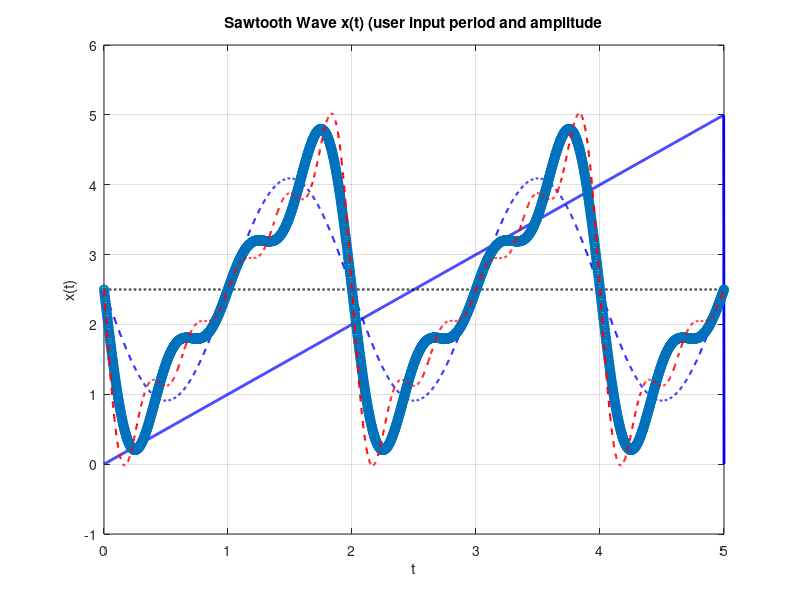
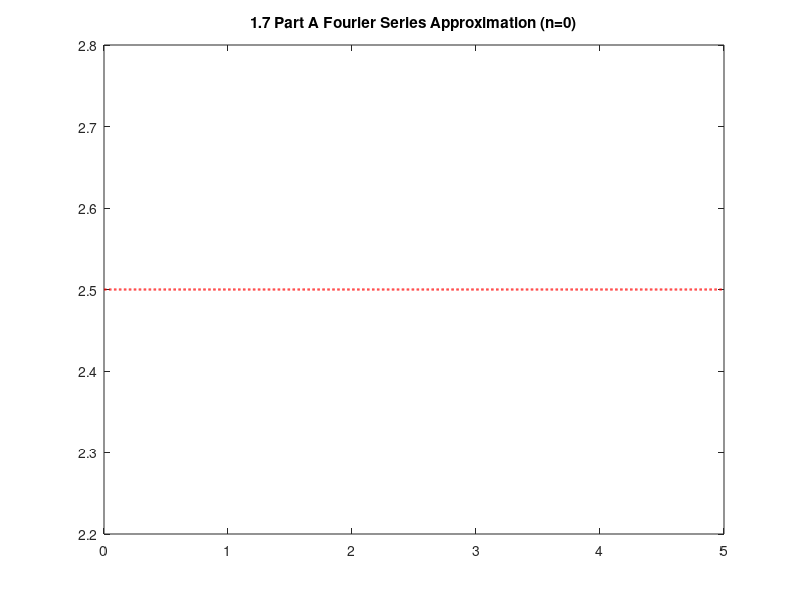
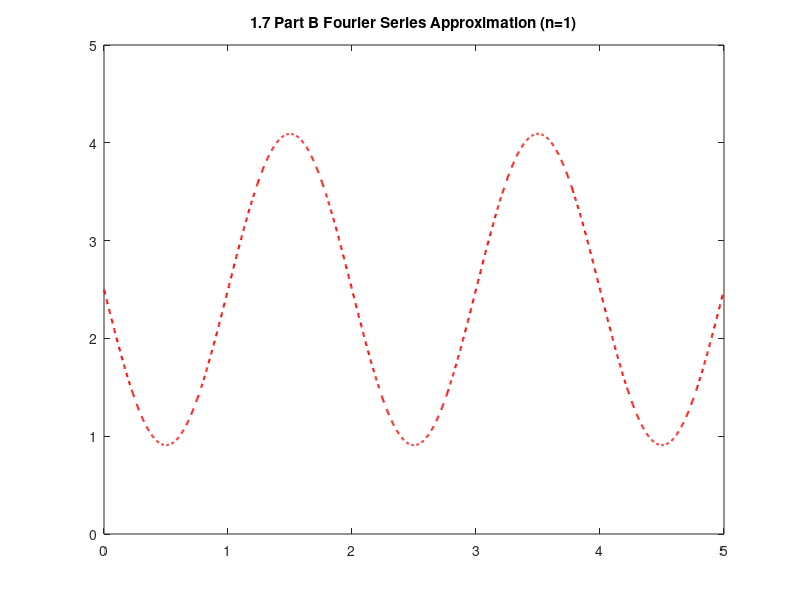
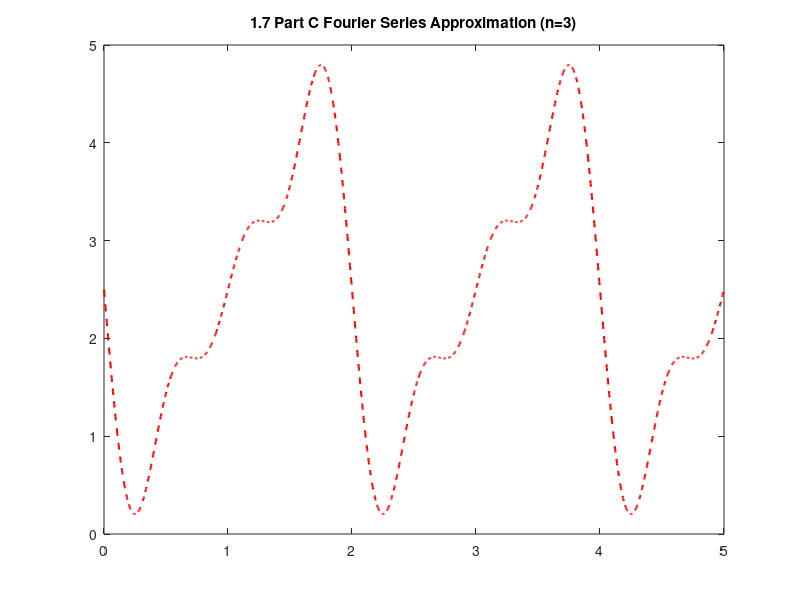

MATLAB code for these plots, in order:
% This script will be developed to model the behavior of the
% periodic sawtooth function. I will try and label and make it
% interactive within the command window for whoever is running.


clear; clc; close all;

%% Plot of the Saw Tooth using mod() function

tau = input("Give a value of the period: ");
A   = input("Give a value for the saw-tooth amplitude: ");

t = linspace(0, tau, 2000);   % time vector, spans 1 period
x = A * mod(t, tau) / tau;      % sawtooth: ramps 0->A each period ( doing more periods), then resets

figure;
plot(t, x, 'b-', 'LineWidth', 2.0);
xlabel('t');
ylabel('x(t)');
title('Sawtooth Wave x(t) (user input period and amplitude');
grid on;

%% Fourier expansion plot from n=1 increments of 1 to n=5 over one period

Omega = pi;
x1 = A/2*ones(size(t)); 
x2 = x1 - (A/(pi))*sin(Omega*t);
x3 = x2 - (A/(2*pi))*sin(2*Omega*t);
x4 = x3 - (A/(3*pi))*sin(3*Omega*t);
x5 = x4 - (A/(4*pi))*sin(4*Omega*t);
x6 = x5 - (A/(5*pi))*sin(5*Omega*t);


% Plot the Fourier series approximation
hold on; % Align with previous plot of sawtooth
plot(t,x1, 'k--', 'linewidth', 1.5);
plot(t,x2, 'b--', 'linewidth', 1.5);
plot(t,x4, 'o--', 'linewidth', 1.5);
plot(t, x6, 'r--', 'LineWidth', 1.5);
hold off; % Release the plot

% Now independent
figure;
plot(t,x1, 'r--', 'linewidth', 1.5); % 1.7 part a
title('1.7 Part A Fourier Series Approximation (n=0)');
figure;
plot(t,x2, 'r--', 'linewidth', 1.5); % 1.7 part b
title('1.7 Part B Fourier Series Approximation (n=1)');
figure;
plot(t,x4, 'r--', 'linewidth', 1.5); % 1.7 part c
title('1.7 Part C Fourier Series Approximation (n=3)');
figure;
plot(t, x6, 'r--', 'LineWidth', 1.5); % 1.7 part d
title('1.7 Part D Fourier Series Approximation (n=5)');
